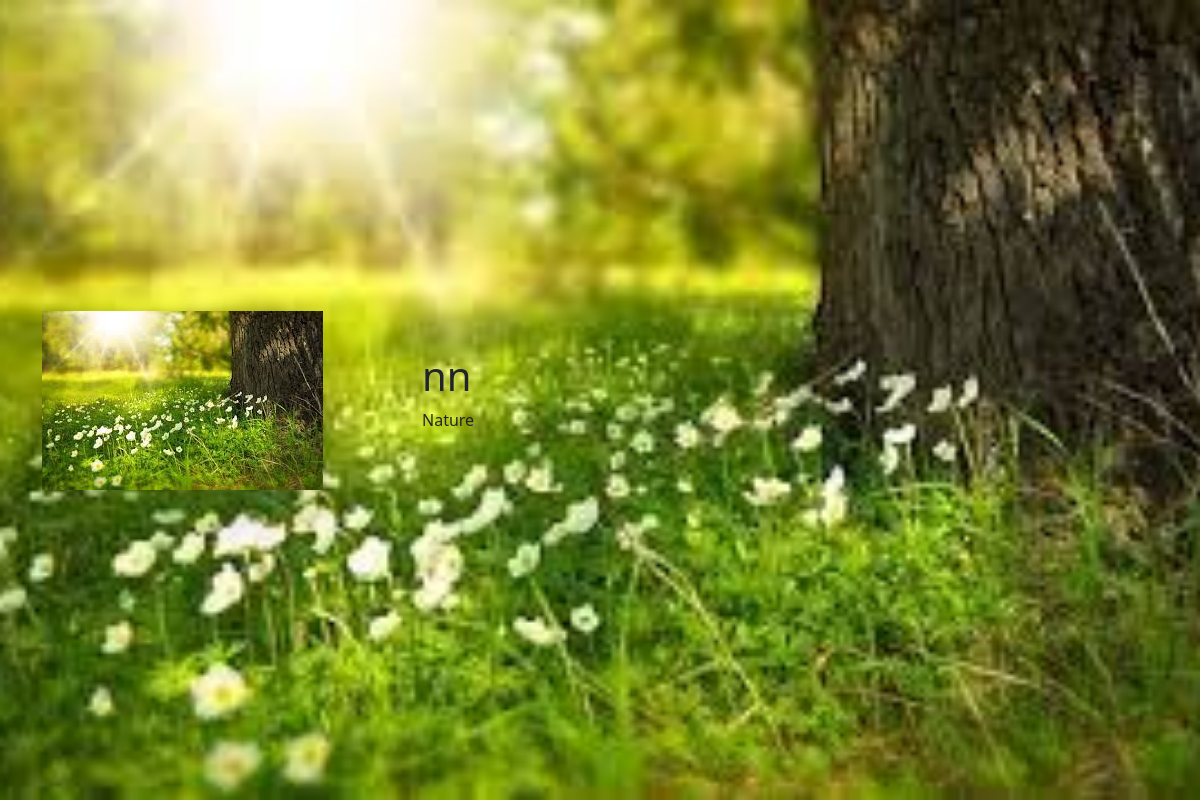
Page /view_image/3/ on the committed database.
### gallery/models.py (models this page shows, shortened)
class Image(models.Model):
    image = models.ImageField(upload_to='images/')
    title = models.CharField(max_length=100)
    category = models.ForeignKey(Category, on_delete=models.CASCADE)
    uploaded_at = models.DateTimeField(auto_now_add=True)

class Category(models.Model):
    name = models.CharField(max_length=50)
    def __str__(self):
        return self.name

### gallery/views.py (the view)
# urls.py: path('view_image/<int:image_id>/', view_image, name='view_image'),
def view_image(request, image_id):
    try:
        item = Image.objects.get(id=image_id)   # get the image using the id
        ctx = {
            'img': item,
            'title' : item.title,
        }
        return render(request, 'image_view.html', ctx)
    except:
        return redirect('index')

### templates/image_view.html (shortened to what this page needs)
{% extends 'layout/base.html' %}
{% block content %}
    <div class="container vh-100">
        <div class="row align-items-center justify-content-center h-100">
            <div class="col-md-6 col-lg-4">
                <img src="{{img.image.url}}" class="img-fluid shadow-lg" alt="{{img.title}}">
            </div>
            <div class="col-md-6 col-lg-8">
                <h1>{{img.title}}</h1>
                <p>{{img.category}}</p>
            </div>
        </div>
    </div>
{% endblock content %}

### rows in the picture
Image: image (picture), title "nn", category "Nature"
